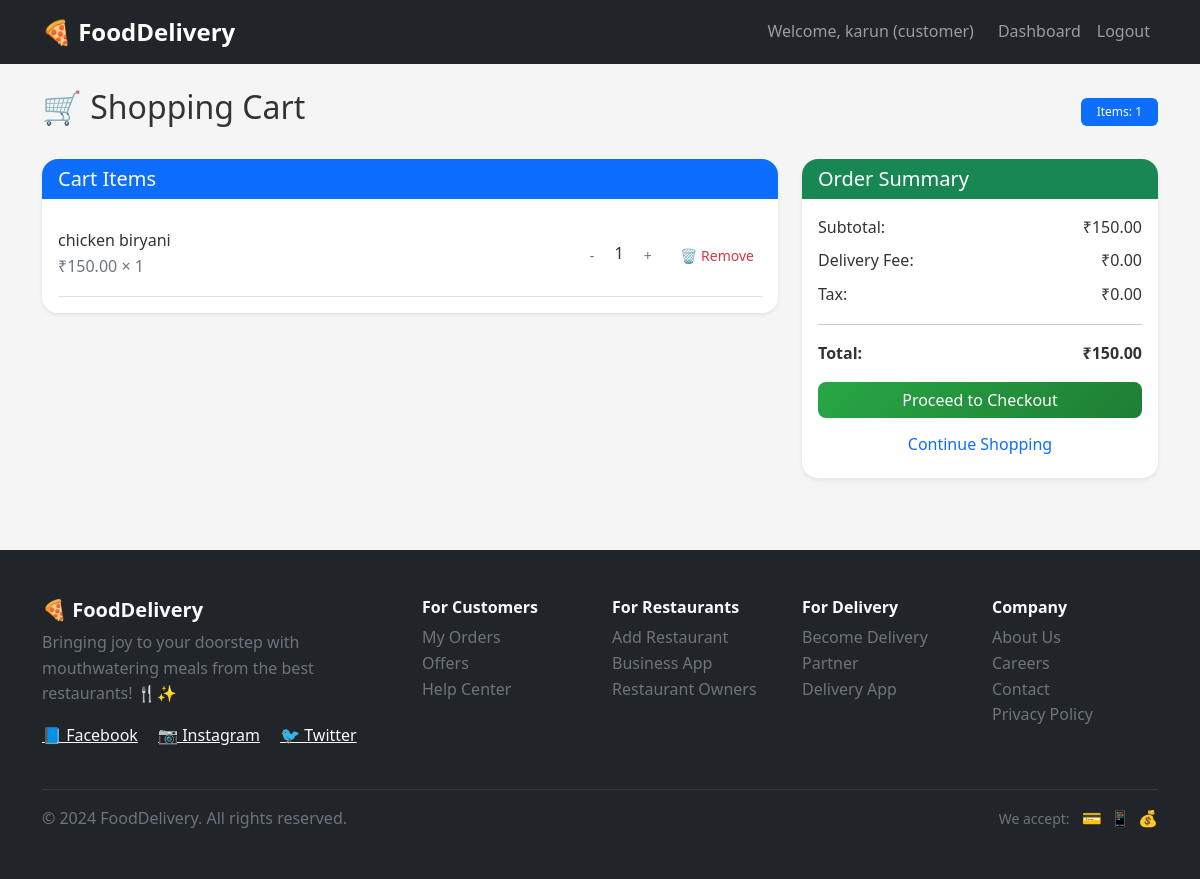
The page /fooddelivery/cart/ (signed in) on the database its author committed.
### foodapp/models.py (models this page shows, shortened)
class CustomUser(AbstractUser):
    username = models.CharField(max_length=20, unique=True)
    email = models.EmailField(unique=True)
    phone_number = models.CharField(max_length=10,default='0000000000')
    address = models.TextField(max_length=100, blank=True, null=True)
    ROLE_CHOICES = (
        ('admin', 'Admin'),
        ('customer', 'Customer'),
        ('restaurant', 'Restaurant'),
        ('delivery', 'Delivery Partners'),
    )
    role = models.CharField(max_length=10, choices=ROLE_CHOICES, default='customer')
    is_verified = models.BooleanField(default=False)

class CartItem(models.Model):
    cart = models.ForeignKey(Cart, on_delete=models.CASCADE)
    food_item = models.ForeignKey(FoodItem, on_delete=models.CASCADE)
    quantity = models.PositiveIntegerField(default=1)

class FoodItem(models.Model):
    restaurant = models.ForeignKey(RestaurantProfile, on_delete=models.CASCADE)
    category = models.ForeignKey(Category, on_delete=models.SET_NULL, null=True)
    name = models.CharField(max_length=200)
    price = models.DecimalField(max_digits=10, decimal_places=2)
    description = models.TextField(blank=True)
    image = models.ImageField(upload_to='food_images/', blank=True, null=True)
    is_available = models.BooleanField(default=True)
    preparation_time = models.PositiveIntegerField(default=15, help_text="Preparation time in minutes")

### foodapp/views.py (the view)
# urls.py: path('cart/', view_cart, name='view_cart'),
@login_required
def view_cart(request):
    if request.user.role != 'customer':
        return redirect('dashboard')
    try:
        cart = Cart.objects.get(customer=request.user, is_active=True)
        items = CartItem.objects.filter(cart=cart)
        total = sum(i.quantity * i.food_item.price for i in items)
    except Cart.DoesNotExist:
        cart, items, total = None, [], 0
    return render(request, 'cart.html', {
        'cart': cart,
        'cart_items': items,
        'total_price': total
    })

### Templates/cart.html (shortened to what this page needs)
{% extends 'base.html' %}
{% block content %}
<div class="d-flex justify-content-between align-items-center mb-4">
  <h2>🛒 Shopping Cart</h2>
  <span class="badge bg-primary">Items: {{ cart_items|length }}</span>
</div>
<div class="row">
  <div class="col-md-8">
    <div class="card">
      <div class="card-header bg-primary text-white">
        <h5 class="mb-0">Cart Items</h5>
      </div>
      <div class="card-body">
        {% if cart_items %}
          {% for item in cart_items %}
          <div class="d-flex justify-content-between align-items-center border-bottom py-3">
            <div>
              <h6 class="mb-1">{{ item.food_item.name }}</h6>
              <p class="text-muted mb-0">₹{{ item.food_item.price }} × {{ item.quantity }}</p>
            </div>
            <div class="text-end">
              <form method="post" action="{% url 'update_cart_item' item.id %}" class="d-inline">
                <button name="action" value="decrease" class="btn btn-outline-secondary btn-sm">-</button>
                <span class="mx-2">{{ item.quantity }}</span>
                <button name="action" value="increase" class="btn btn-outline-secondary btn-sm">+</button>
              </form>
              <a href="{% url 'remove_from_cart' item.id %}"
                 class="btn btn-outline-danger btn-sm ms-2">
                 🗑️ Remove
              </a>
            </div>
          </div>
          {% endfor %}
        {% else %}
          <div class="text-center py-4">
            <p class="text-muted">Your cart is empty</p>
            <a href="{% url 'view_menu' %}" class="btn btn-primary">Browse Menu</a>
          </div>
        {% endif %}
      </div>
    </div>
  </div>
  <div class="col-md-4">
    <div class="card">
      <div class="card-header bg-success text-white">
        <h5 class="mb-0">Order Summary</h5>
      </div>
      <div class="card-body">
        {% if cart_items %}
        <div class="d-flex justify-content-between mb-2">
          <span>Subtotal:</span>
          <span>₹{{ total_price }}</span>
        </div>
        <div class="d-flex justify-content-between mb-2">
          <span>Delivery Fee:</span>
          <span>₹0.00</span>
        </div>
        <div class="d-flex justify-content-between mb-2">
          <span>Tax:</span>
          <span>₹0.00</span>
        </div>
        <hr>
        <div class="d-flex justify-content-between mb-3">
          <strong>Total:</strong>
          <strong>₹{{ total_price }}</strong>
        </div>
        <a href="{% url 'checkout' %}" class="btn btn-success w-100">Proceed to Checkout</a>
        {% else %}
        <p class="text-muted text-center mb-0">Add items to your cart to see the total.</p>
        {% endif %}
        <a href="{% url 'view_menu' %}" class="btn btn-outline-primary w-100 mt-2">Continue Shopping</a>
      </div>
    </div>
  </div>
</div>
{% endblock %}

### Templates/base.html (shortened to what this page needs)
<!DOCTYPE html>
<html lang="en">
<head>
    <link href="https://cdn.jsdelivr.net/npm/bootstrap@5.1.3/dist/css/bootstrap.min.css" rel="stylesheet">
    <link href="/static/css/style.css" rel="stylesheet">
</head>
<body>
    <nav class="navbar navbar-expand-lg navbar-dark bg-dark">
        <div class="container">
            <a class="navbar-brand" href="{% url 'home' %}">🍕 FoodDelivery</a>
            <div class="navbar-nav ms-auto">
                {% if user.is_authenticated %}
                    <span class="navbar-text me-3">Welcome, {{ user.username }} ({{ user.role }})</span>
                    <a class="nav-link" href="{% url 'dashboard' %}">Dashboard</a>
                    <a class="nav-link" href="{% url 'logout' %}">Logout</a>
                {% else %}
                    <a class="nav-link" href="{% url 'login' %}">Login</a>
                    <a class="nav-link" href="{% url 'register_customer' %}">Register</a>
                {% endif %}
            </div>
        </div>
    </nav>
    <main class="container mt-4">
        {% block content %}
        {% endblock %}
    </main>
    <footer class="bg-dark text-light mt-5">
        <div class="container py-5">
            <div class="row">
                <div class="col-md-4 mb-4">
                    <h5 class="fw-bold">🍕 FoodDelivery</h5>
                    <p class="text-muted">Bringing joy to your doorstep with mouthwatering meals from the best restaurants! 🍴✨</p>
                    <div class="social-links">
                        <a href="#" class="text-light me-3">📘 Facebook</a>
                        <a href="#" class="text-light me-3">📷 Instagram</a>
                        <a href="#" class="text-light">🐦 Twitter</a>
                    </div>
                </div>
                <div class="col-md-2 mb-4">
                    <h6 class="fw-bold">For Customers</h6>
                    <ul class="list-unstyled">
                        <li><a href="#" class="text-muted text-decoration-none">My Orders</a></li>
                        <li><a href="#" class="text-muted text-decoration-none">Offers</a></li>
                        <li><a href="#" class="text-muted text-decoration-none">Help Center</a></li>
                    </ul>
                </div>
                <div class="col-md-2 mb-4">
                    <h6 class="fw-bold">For Restaurants</h6>
                    <ul class="list-unstyled">
                        <li><a href="{% url 'register_restaurant' %}" class="text-muted text-decoration-none">Add Restaurant</a></li>
                        <li><a href="#" class="text-muted text-decoration-none">Business App</a></li>
                        <li><a href="#" class="text-muted text-decoration-none">Restaurant Owners</a></li>
                    </ul>
                </div>
                <div class="col-md-2 mb-4">
                    <h6 class="fw-bold">For Delivery</h6>
                    <ul class="list-unstyled">
                        <li><a href="{% url 'register_delivery' %}" class="text-muted text-decoration-none">Become Delivery Partner</a></li>
                        <li><a href="#" class="text-muted text-decoration-none">Delivery App</a></li>
                    </ul>
                </div>
                <div class="col-md-2 mb-4">
                    <h6 class="fw-bold">Company</h6>
                    <ul class="list-unstyled">
                        <li><a href="#" class="text-muted text-decoration-none">About Us</a></li>
                        <li><a href="#" class="text-muted text-decoration-none">Careers</a></li>
                        <li><a href="#" class="text-muted text-decoration-none">Contact</a></li>
                        <li><a href="#" class="text-muted text-decoration-none">Privacy Policy</a></li>
                    </ul>
                </div>
            </div>
            <hr class="bg-secondary">
            <div class="row align-items-center">
                <div class="col-md-6">
                    <p class="text-muted mb-0">&copy; 2024 FoodDelivery. All rights reserved.</p>
                </div>
                <div class="col-md-6 text-md-end">
                    <div class="payment-methods">
                        <small class="text-muted">We accept:</small>
                        <span class="ms-2">💳</span>
                        <span class="ms-1">📱</span>
                        <span class="ms-1">💰</span>
                    </div>
                </div>
            </div>
        </div>
    </footer>
</body>
</html>

### static/css/style.css (style rules this page uses)
:root { --primary-color: #007bff; --secondary-color: #6c757d; --success-color: #28a745; --warning-color: #ffc107; --danger-color: #dc3545; --info-color: #17a2b8; --dark-color: #343a40; --light-color: #f8f9fa; }
* { margin: 0; padding: 0; box-sizing: border-box; }
body { font-family: 'Segoe UI', Tahoma, Geneva, Verdana, sans-serif; background-color: #f5f5f5; line-height: 1.6; color: #333; }
.navbar-brand { font-weight: bold; font-size: 1.5rem; }
.navbar-nav .nav-link { font-weight: 500; transition: color 0.3s ease; }
.card { border: none; border-radius: 1rem; box-shadow: 0 0.125rem 0.25rem rgba(0, 0, 0, 0.075); transition: all 0.3s ease; margin-bottom: 1.5rem; }
.card-header { border-radius: 1rem 1rem 0 0 !important; border: none; font-weight: 600; }
.btn { border-radius: 0.5rem; font-weight: 500; transition: all 0.3s ease; border: none; }
.btn-success { background: linear-gradient(135deg, var(--success-color), #1e7e34); }
.badge { border-radius: 0.375rem; font-weight: 500; padding: 0.5rem 1rem; }

### rows shown on the page
CustomUser: username "karun", role "customer"
CartItem: food_item.name "chicken biryani", food_item.price "150.00", quantity "1"

### other values the page prints
{{ cart_items|length }} "1"
{{ total_price }} "150.00"
